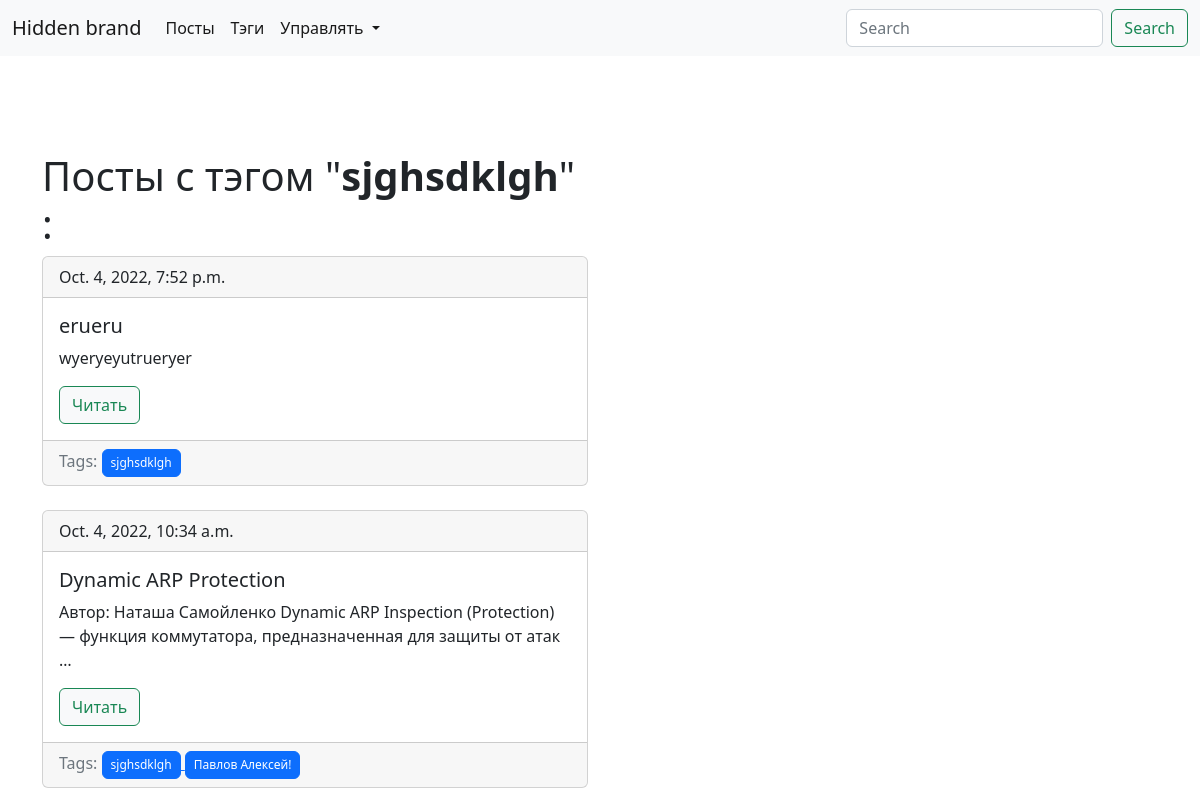
Page /blog/tag=b10902cebe8002fd0908a1afd57852d1 on the earlier database version.
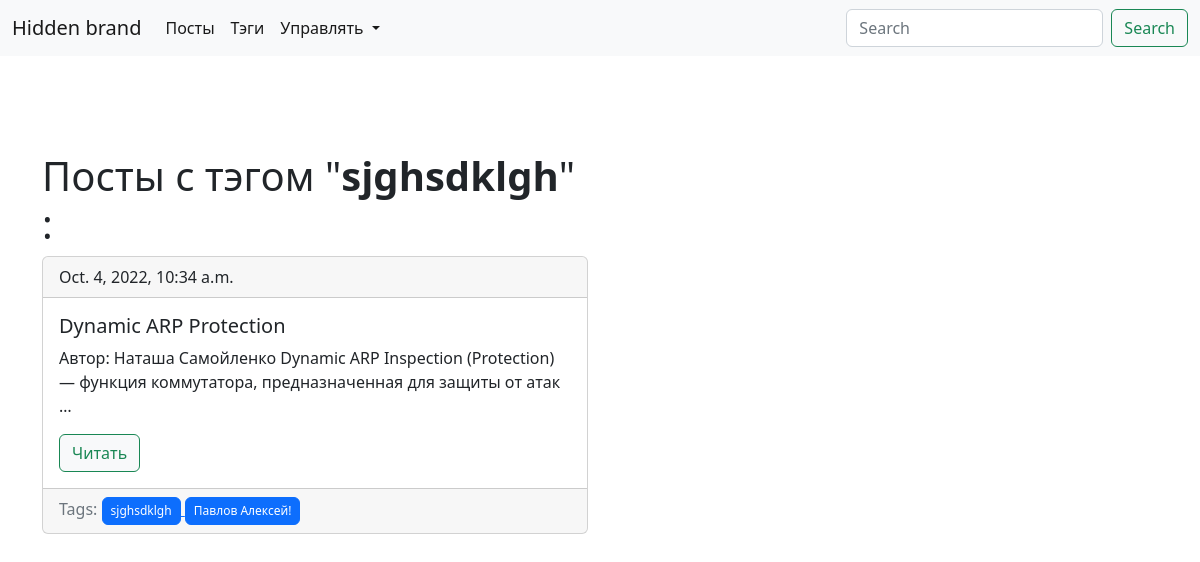
Same page on the later database version.
### blog/models.py (models this page shows, shortened)
class BaseBlogObject(models.Model):
    title = models.CharField(max_length=150, db_index=True, unique=True)
    instance_id = models.CharField(max_length=16, unique=True, null=True)
    singular_obj_name = 'объект'
    plural_obj_name = 'объекты'
    class Meta:
        abstract = True
    def __str__(self):
        return self.title
    def get_absolute_url(self):
        url = self.__class__.__name__.lower() + '_detail_url'
        logger.info(f"{url=}")
        return reverse(url, kwargs={'instance_id': self.instance_id})
    @classmethod
    def get_create_url(cls):
        create_url = cls.__name__.lower() + '_create_url'
        logger.info(f"{create_url=}")
        return reverse(create_url)
    def get_update_url(self):
        url = self.__class__.__name__.lower() + '_update_url'
        logger.info(f"{url=}")
        return reverse(url, kwargs={'instance_id': self.instance_id})
    def get_delete_url(self):
        url = self.__class__.__name__.lower() + '_delete_url'
        logger.info(f"{url=}")
        return reverse(url, kwargs={'instance_id': self.instance_id})

class Tag(BaseBlogObject):
    title = models.CharField(max_length=50, unique=True)
    instance_id = models.CharField(max_length=16, unique=True, null=True)
    singular_obj_name = 'тэг'
    plural_obj_name = 'тэги'
    class Meta:
        ordering = ['title']

class Post(BaseBlogObject):
    title = models.CharField(max_length=150, db_index=True, unique=True)
    instance_id = models.CharField(max_length=16, unique=True, null=True)
    body = models.TextField(blank=True, db_index=True)
    date_pub = models.DateTimeField(auto_now_add=True)
    tags = models.ManyToManyField('Tag', blank=True, related_name='posts')
    singular_obj_name = 'пост'
    plural_obj_name = 'посты'
    class Meta:
        ordering = ['-date_pub']

### blog/views.py (the view)
# urls.py: path('tag=<str:instance_id>', TagDetail.as_view(), name='tag_detail_url'),
class TagDetail(TagMixin, ObjectDetailMixin, View):
    template = 'blog/tag_detail.html'

### blog/utils.py (called while the page is built)
    def get(self, request, instance_id):
        instance = get_object_or_404(self.model, instance_id__iexact=instance_id)
        logger.info(f"{instance=}")
        return render(request, self.template, context={'instance': instance, 'model': self.model})

### blog/templates/blog/tag_detail.html (shortened to what this page needs)
{% extends 'base_blog.html' %}
{% block content %}
    <h1 class="mt-5">
        Посты с тэгом "<b>{{ instance.title }}</b>" :
    </h1>
    {% for post in instance.posts.all %}
        {% include 'blog/includes/post_card.html' %}
    {% endfor %}
{% endblock %}

### blog/templates/base_blog.html (shortened to what this page needs)
{% extends 'base.html' %}
{% block drop_down_button %}
<li class="nav-item dropdown">
    <a class="nav-link dropdown-toggle active" href="#" role="button" data-bs-toggle="dropdown" aria-expanded="false">
        Управлять
    </a>
</li>
{% endblock %}

### templates/base.html (shortened to what this page needs)
<!doctype html>
<html lang="en">
<head>
    <link href="https://cdn.jsdelivr.net/npm/bootstrap@5.2.1/dist/css/bootstrap.min.css" rel="stylesheet"
>
</head>
<body>
<nav class="navbar navbar-expand-lg bg-light">
    <div class="container-fluid">
        <div class="collapse navbar-collapse" id="navbarTogglerDemo01">
            <a class="navbar-brand" href="#">Hidden brand</a>
            <ul class="navbar-nav me-auto mb-2 mb-lg-0">
                <li class="nav-item">
                    <a class="nav-link active" aria-current="page" href="{% url 'post_list_url' %}">Посты</a>
                </li>
                <li class="nav-item">
                    <a class="nav-link active" href="{% url 'tag_list_url' %}">Тэги</a>
                </li>
                {% block drop_down_button %}{% endblock %}
            </ul>
            <form class="d-flex" role="search">
                <input class="form-control me-2" type="search" placeholder="Search" aria-label="Search">
                <button class="btn btn-outline-success" type="submit">Search</button>
            </form>
        </div>
    </div>
</nav>
<div class="container mt-5">
    <div class="row">
        <div class="col-6 ofset-md-2">
            {% block content %}{% endblock %}
        </div>
    </div>
</div>
</body>
</html>

### blog/templates/blog/includes/post_card.html
<div class="card mb-4">
  <div class="card-header">
    {{ post.date_pub }}
  </div>
  <div class="card-body">
    <h5 class="card-title">{{ post.title }}</h5>
    <p class="card-text">{{ post.body|truncatewords:15 }}</p>
    <a href="{{ post.get_absolute_url }}" class="btn btn-light btn-outline-success">Читать</a>
  </div>
    <div class="card-footer text-muted">
    Tags:
      {% for tag in post.tags.all %}
      <a href="{{ tag.get_absolute_url }}">
        <button type="button" class="btn btn-primary"
        style="--bs-btn-padding-y: .25rem; --bs-btn-padding-x: .5rem; --bs-btn-font-size: .75rem;">{{ tag.title }}</button>
      </a>
      {% endfor %}
  </div>
</div>

Differences in the rows shown:
removed Post: date_pub "Oct. 4, 2022, 7:52 p.m.", title "erueru", body "wyeryeyutrueryer", Tag (title "sjghsdklgh")
